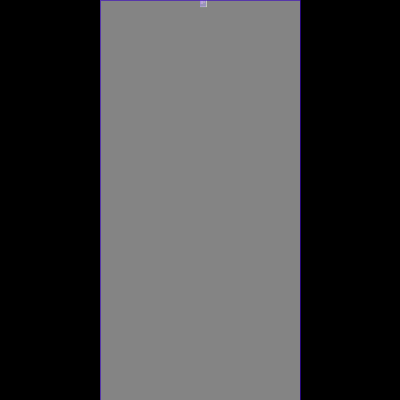
Frame 1 (no input)
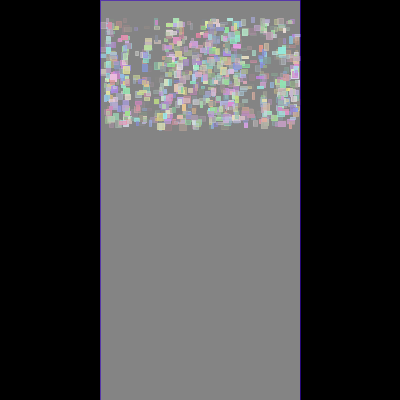
Frame 60 (the mouse pressed at the canvas centre just before this capture)
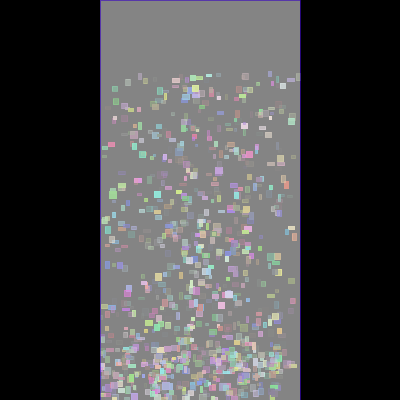
Frame 120 (the mouse held since frame 60 and released just before this capture)

The Processing sketch that drew these frames (run headless with seeded random() and noise(); from frame 60 on, the mouse is pressed at the canvas centre):

// Processing sketch: processing_54894
// ── processing_54894.pde


int particleCount = 1000;

float[] x = new float[particleCount];
//the x location of ea. particle
float[] y = new float[particleCount];
//the y location of ea. particle
float[] spdX = new float[particleCount];
//the speed(aka velocity) in the x direction of ea. particle
//(could be positive or negative)
float[]spdY = new float[particleCount];
//the speed in the x direction of ea. particle
float[] gravity  = new float[particleCount]; 
//the gravitational accelerationv(how the spd changes/rate)
float[] w = new float[particleCount];
//the width of ea particle
float[] h = new float[particleCount];
//the height of ea particle
color[] strokeCol = new color[particleCount];
// the color of ea particle
float[] damping = new float[particleCount];
// slows down the particle motion along the y axis
float[] friction = new float[particleCount];
// stops the particles movt along the x axis ("once it hits the ground")
float[] wind = new float[particleCount];
// wind effect  

int tubeHeight;
int tubeWidth; 

void setup() {
  size(400, 400);
  smooth();
  // set values for some variables
  //we're telling the variables where to go, we've already established
  //their positions now we have to give it #'s
  for (int i=0; i<particleCount; i+=1) {
    //once i is greated than partcount we'll stop, incremented by one
    x[i] = width/2;
    //particle # "i"
    y[i] = 0;
    spdX[i] = random(-10, 10);
    gravity[i] = random(.01, .07);
    wind[i] =0;//random(0,.1);
    spdY[i] = 0.0;
    w[i] = random(2, 7);
    h[i] = random(2, 7);
    //strokeCol[i] = color(random(200));
    strokeCol[i] = color(random(255), random(255), random(255), random(255));
    damping[i] = random(.45, .9);
    friction[i] = random(.9, .95);
    tubeHeight = 400;
    tubeWidth = 200;
  }
}

void draw() {
  background(0);
  //noFill();
  
  
  
  for (int i=0; i<particleCount; i+=1) {
    stroke(strokeCol[i]);
    fill(strokeCol[i]);
    rect(x[i], y[i], w[i], h[i]);
    
    wind[i]= .000001*-pow(x[i]-width/2,3);
    // assign velocity to particle
    spdX[i]+= wind[i];
    x[i] += spdX[i];
    spdY[i] += gravity[i];
    y[i] += spdY[i];


    // after greter than collison, make collision perfect (use equal sign)
    if (x[i] >  width/2 + tubeWidth/2-w[i]) {
      x[i] = width/2 + tubeWidth/2-w[i];
      spdX[i] *= -1*friction[i];
      // strokeCol = color(random(255), random(255), random(255), 120);
    }

    if (x[i] < width/2 - tubeWidth/2) {
      x[i] = width/2 - tubeWidth/2;
      spdX[i] *= -1*friction[i];
      // strokeCol = color(random(255), random(255), random(255), 120);
    }

    if (y[i] > height-h[i]) {
      y[i] = height-h[i];
      spdY[i] *= -1;
      spdY[i] *= damping[i];

      spdX[i] *= friction[i];
      //strokeCol = color(random(255), random(255), random(255), 120);
    }

    if (y[i] < 0) {
      spdY[i] *= -1;
      // strokeCol = color(random(255), random(255), random(255), 120);
    }

}
translate(width/2, width/2);
  fill(225,150);
  rect(-tubeWidth/2,-tubeHeight/2, tubeWidth, tubeHeight);
  
  
  translate(-width/2,-width/2);
  
}
